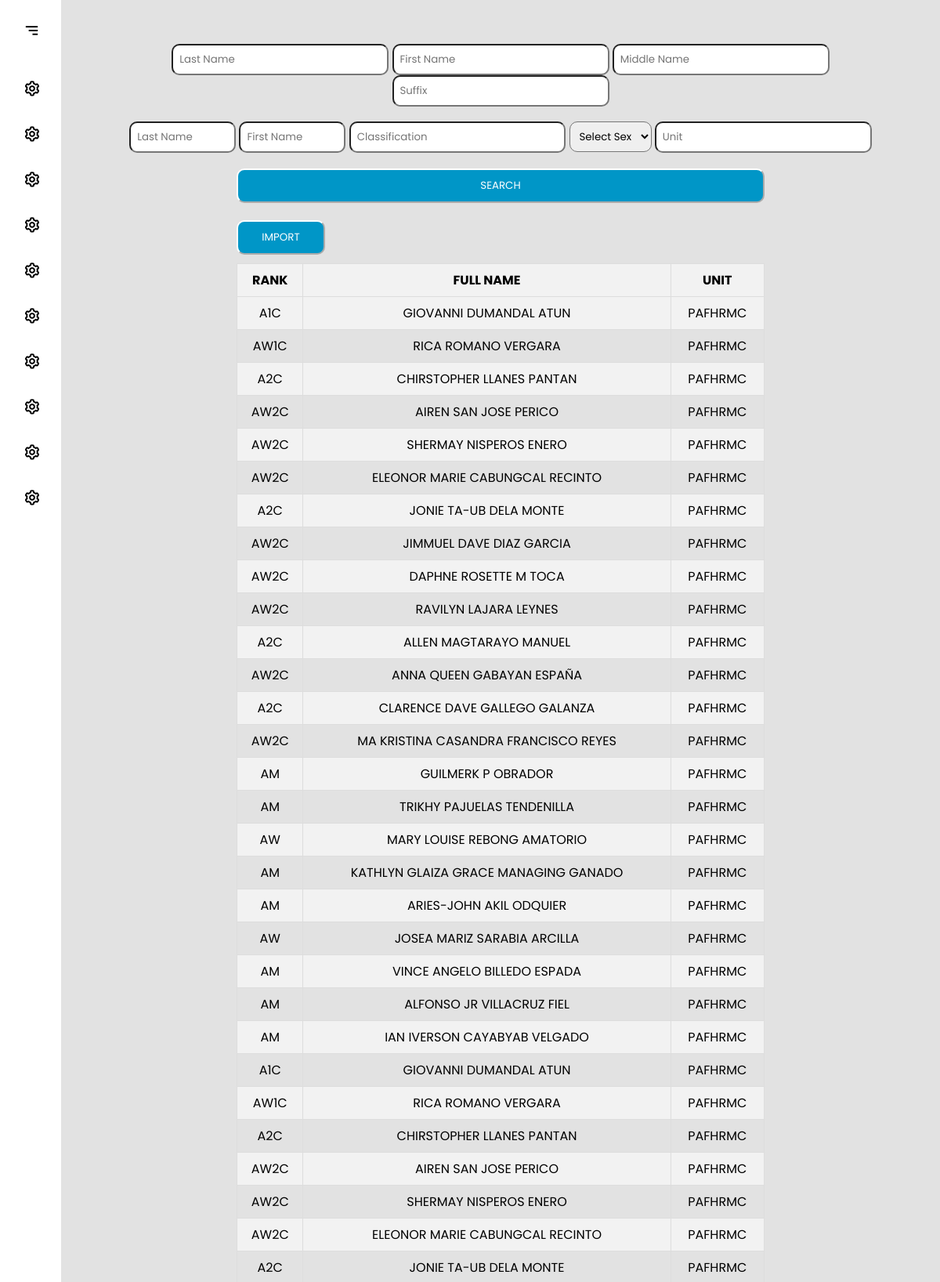
The app's page /display/ (upper part) with its own data.
### myapp/models.py (models this page shows, shortened)
class PersonnelItem(models.Model):
    NR = models.CharField(max_length=200, blank=True, null=True)
    RANK = models.CharField(max_length=200)
    LAST_NAME = models.CharField(max_length=200)
    FIRST_NAME = models.CharField(max_length=200)
    MIDDLE_NAME = models.CharField(max_length=200)
    EXTENSION_NAME = models.CharField(max_length=200, blank=True, null=True)
    SERIAL_NUMBER = models.CharField(max_length=200)
    BOS = models.CharField(max_length=200)
    SEX = models.CharField(max_length=10)
    BIRTHDAY = models.DateField()
    CONTACT_NUMBER = models.CharField(max_length=200, blank=True, null=True)
    ADDRESS = models.CharField(max_length=200)
    REGULAR_RESERVE = models.CharField(max_length=200, blank=True, null=True)
    PILOT_RATED_NON_RATED = models.CharField(max_length=200, blank=True, null=True)
    AFSC = models.CharField(max_length=200, blank=True, null=True)
    HIGHEST_PME_COURSES = models.CharField(max_length=200, blank=True, null=True)
    EFFECTIVE_DATE_APPOINTMENT = models.DateField()
    EFFECTIVE_DATE_ENTERED = models.DateField()
    LENGTH_OF_SERVICE = models.CharField(max_length=200)
    DATE_LAST_PROMOTION_APPOINTMENT = models.DateField(max_length=200, blank=True, null=True)
    UNIT = models.CharField(max_length=200)
    SUB_UNIT = models.CharField(max_length=200, blank=True, null=True)
    DATE_LAST_1ST_TRANCH_REENLISTMENT = models.DateField(max_length=200, blank=True, null=True)
    DATE_LAST_2ND_TRANCH_REENLISTMENT = models.DateField(max_length=200, blank=True, null=True)

### myapp/views.py (the view)
# urls.py: path('display/', views.display_data, name='display_data'),
def display_data(request):
    persons = PersonnelItem.objects.all()
    return render(request, 'myapp/01base.html', {'persons': persons})

### myapp/templates/myapp/01base.html (shortened to what this page needs)
<!DOCTYPE html>
<html lang="en">
  <head>
    <link href="https://unpkg.com/boxicons@2.1.4/css/boxicons.min.css" rel="stylesheet"/>
  </head>
  <body>
    <section class="sidebar">
      <div class="nav-header">
        <i class="bx bx-menu-alt-right btn-menu"></i>
      </div>
      <ul class="nav-links">
        <li>
          <a href="#">
            <i class="bx bx-cog"></i>
          </a>
        </li>
        <li>
          <a href="#">
            <i class="bx bx-cog"></i>
          </a>
        </li>
        <li>
          <a href="#">
            <i class="bx bx-cog"></i>
          </a>
        </li>
        <li>
          <a href="#">
            <i class="bx bx-cog"></i>
          </a>
        </li>
        <li>
          <a href="#">
            <i class="bx bx-cog"></i>
          </a>
        </li>
        <li>
          <a href="#">
            <i class="bx bx-cog"></i>
          </a>
        </li>
        <li>
            <a href="#">
              <i class="bx bx-cog"></i>
            </a>
          </li>
          <li>
            <a href="#">
              <i class="bx bx-cog"></i>
            </a>
          </li>
          <li>
            <a href="#">
              <i class="bx bx-cog"></i>
            </a>
          </li>
          <li>
            <a href="#">
              <i class="bx bx-cog"></i>
            </a>
          </li>
      </ul>
    </section>
    <section class="home">
      <div class="input-grp1">
        <input type="text" class="textbix" placeholder="Last Name" aria-label="Username" aria-describedby="addon-wrapping">
        <input type="text" class="textbix" placeholder="First Name" aria-label="Username" aria-describedby="addon-wrapping">
        <input type="text" class="textbix" placeholder="Middle Name" aria-label="Username" aria-describedby="addon-wrapping">
        <input type="text" class="textbix" placeholder="Suffix" aria-label="Username" aria-describedby="addon-wrapping">
        </div>
        <div class="input-grp2">
          <input type="text" class="lastnametxt" placeholder="Last Name" aria-label="Username" aria-describedby="addon-wrapping">
          <input type="text" class="firstnametxt" placeholder="First Name" aria-label="Username" aria-describedby="addon-wrapping">
          <input type="text" class="textClassification" placeholder="Classification" aria-label="Username" aria-describedby="addon-wrapping">
          <select class="form-select textbix" aria-label="Sex">
            <option selected>Select Sex</option>
          </select>
          <input type="text" class="textbix" placeholder="Unit" aria-label="Username" aria-describedby="addon-wrapping">
        </div>
        <button class="seachBTN"> SEARCH </button>
        <form method="post" enctype="multipart/form-data">
          <button class="importBtn"> IMPORT </button>
      </form>
       <table class="table table-responsive-sm table-bordered table-striped table-sm">
        <tr>
            <th>RANK</th>
            <th>FULL NAME</th>
            <th>UNIT</th>
        </tr>
        {% for person in persons %}
        <tr>
          <td>{{ person.RANK }}</td>
          <td>{{ person.FIRST_NAME}} {{person.MIDDLE_NAME}} {{person.LAST_NAME}}</td>
          <td>{{ person.UNIT }}</td>
      </tr>
        {% endfor %}
    </table>
    </section>
  </body>
</html>

### myapp/templates/myapp/01base.html (style rules this page uses)
* { margin: 0; padding: 0; box-sizing: border-box; font-family: "Poppins", sans-serif; --color-hover: rgb(195, 202, 243); --transition: all 0.2s ease; }
.sidebar { position: fixed; top: 0; left: 0; z-index: 100; width: 78px; height: 100%; background: #fff; padding: 8px 16px; transition: var(--transition); }
.nav-header { height: 60px; display: flex; align-items: center; position: relative; }
.nav-header .btn-menu { position: absolute; color: #000; top: 50%; right: 0; transform: translateY(-50%); font-size: 23px; cursor: pointer; margin-right: 10px; }
.nav-links { margin-top: 20px; height: 100%; }
.nav-links li { position: relative; margin: 8px 0; list-style: none; }
.nav-links i { color: #000; height: 50px; min-width: 50px; font-size: 23px; text-align: center; line-height: 50px; }
.nav-links li a { display: flex; height: 100%; width: 100%; border-radius: 12px; align-items: center; text-decoration: none; background: #fff; }
.home { position: relative; top: 0; left: 78px; width: calc(100% - 78px); min-height: 100vh; background: #e2e2e2; z-index: 6; transition: var(--transition); }
table { border-collapse: collapse; width: 60%; margin-bottom: 20px; margin: 0 auto; }
th, td { border: 1px solid #ddd; padding: 8px; text-align: left; text-align: center; }
th { background-color: #f2f2f2; }
tr:nth-child(even) { background-color: #f2f2f2; }
.seachBTN { width: 60%; margin-left: 20%; padding: 10px; border-radius: 10px; margin-top: 1%; margin-bottom: 1%; background-color: #0096c7; color: white; border-color: white; }
.importBtn { width: 10%; margin-left: 20%; padding: 10px; border-radius: 10px; margin-top: 1%; margin-bottom: 1%; background-color: #0096c7; color: white; border-color: white; }

### records on screen
PersonnelItem: RANK "A1C", FIRST_NAME "GIOVANNI", MIDDLE_NAME "DUMANDAL", LAST_NAME "ATUN", UNIT "PAFHRMC"
PersonnelItem: RANK "AW1C", FIRST_NAME "RICA", MIDDLE_NAME "ROMANO", LAST_NAME "VERGARA", UNIT "PAFHRMC"
PersonnelItem: RANK "A2C", FIRST_NAME "CHIRSTOPHER", MIDDLE_NAME "LLANES", LAST_NAME "PANTAN", UNIT "PAFHRMC"
PersonnelItem: RANK "AW2C", FIRST_NAME "AIREN", MIDDLE_NAME "SAN JOSE", LAST_NAME "PERICO", UNIT "PAFHRMC"
PersonnelItem: RANK "AW2C", FIRST_NAME "SHERMAY", MIDDLE_NAME "NISPEROS", LAST_NAME "ENERO", UNIT "PAFHRMC"
PersonnelItem: RANK "AW2C", FIRST_NAME "ELEONOR MARIE", MIDDLE_NAME "CABUNGCAL", LAST_NAME "RECINTO", UNIT "PAFHRMC"
PersonnelItem: RANK "A2C", FIRST_NAME "JONIE", MIDDLE_NAME "TA-UB", LAST_NAME "DELA MONTE", UNIT "PAFHRMC"
PersonnelItem: RANK "AW2C", FIRST_NAME "JIMMUEL DAVE", MIDDLE_NAME "DIAZ", LAST_NAME "GARCIA", UNIT "PAFHRMC"
PersonnelItem: RANK "AW2C", FIRST_NAME "DAPHNE ROSETTE", MIDDLE_NAME "M", LAST_NAME "TOCA", UNIT "PAFHRMC"
PersonnelItem: RANK "AW2C", FIRST_NAME "RAVILYN", MIDDLE_NAME "LAJARA", LAST_NAME "LEYNES", UNIT "PAFHRMC"
PersonnelItem: RANK "A2C", FIRST_NAME "ALLEN", MIDDLE_NAME "MAGTARAYO", LAST_NAME "MANUEL", UNIT "PAFHRMC"
PersonnelItem: RANK "AW2C", FIRST_NAME "ANNA QUEEN", MIDDLE_NAME "GABAYAN", LAST_NAME "ESPAÑA", UNIT "PAFHRMC"
PersonnelItem: RANK "A2C", FIRST_NAME "CLARENCE DAVE", MIDDLE_NAME "GALLEGO", LAST_NAME "GALANZA", UNIT "PAFHRMC"
PersonnelItem: RANK "AW2C", FIRST_NAME "MA KRISTINA CASANDRA", MIDDLE_NAME "FRANCISCO", LAST_NAME "REYES", UNIT "PAFHRMC"
PersonnelItem: RANK "AM", FIRST_NAME "GUILMERK", MIDDLE_NAME "P", LAST_NAME "OBRADOR", UNIT "PAFHRMC"
PersonnelItem: RANK "AM", FIRST_NAME "TRIKHY", MIDDLE_NAME "PAJUELAS", LAST_NAME "TENDENILLA", UNIT "PAFHRMC"
PersonnelItem: RANK "AW", FIRST_NAME "MARY LOUISE", MIDDLE_NAME "REBONG", LAST_NAME "AMATORIO", UNIT "PAFHRMC"
PersonnelItem: RANK "AM", FIRST_NAME "KATHLYN GLAIZA GRACE", MIDDLE_NAME "MANAGING", LAST_NAME "GANADO", UNIT "PAFHRMC"
PersonnelItem: RANK "AM", FIRST_NAME "ARIES-JOHN", MIDDLE_NAME "AKIL", LAST_NAME "ODQUIER", UNIT "PAFHRMC"
PersonnelItem: RANK "AW", FIRST_NAME "JOSEA MARIZ", MIDDLE_NAME "SARABIA", LAST_NAME "ARCILLA", UNIT "PAFHRMC"
PersonnelItem: RANK "AM", FIRST_NAME "VINCE ANGELO", MIDDLE_NAME "BILLEDO", LAST_NAME "ESPADA", UNIT "PAFHRMC"
PersonnelItem: RANK "AM", FIRST_NAME "ALFONSO JR", MIDDLE_NAME "VILLACRUZ", LAST_NAME "FIEL", UNIT "PAFHRMC"
PersonnelItem: RANK "AM", FIRST_NAME "IAN IVERSON", MIDDLE_NAME "CAYABYAB", LAST_NAME "VELGADO", UNIT "PAFHRMC"
PersonnelItem: RANK "A1C", FIRST_NAME "GIOVANNI", MIDDLE_NAME "DUMANDAL", LAST_NAME "ATUN", UNIT "PAFHRMC"
PersonnelItem: RANK "AW1C", FIRST_NAME "RICA", MIDDLE_NAME "ROMANO", LAST_NAME "VERGARA", UNIT "PAFHRMC"
PersonnelItem: RANK "A2C", FIRST_NAME "CHIRSTOPHER", MIDDLE_NAME "LLANES", LAST_NAME "PANTAN", UNIT "PAFHRMC"
PersonnelItem: RANK "AW2C", FIRST_NAME "AIREN", MIDDLE_NAME "SAN JOSE", LAST_NAME "PERICO", UNIT "PAFHRMC"
PersonnelItem: RANK "AW2C", FIRST_NAME "SHERMAY", MIDDLE_NAME "NISPEROS", LAST_NAME "ENERO", UNIT "PAFHRMC"
PersonnelItem: RANK "AW2C", FIRST_NAME "ELEONOR MARIE", MIDDLE_NAME "CABUNGCAL", LAST_NAME "RECINTO", UNIT "PAFHRMC"
PersonnelItem: RANK "A2C", FIRST_NAME "JONIE", MIDDLE_NAME "TA-UB", LAST_NAME "DELA MONTE", UNIT "PAFHRMC"
